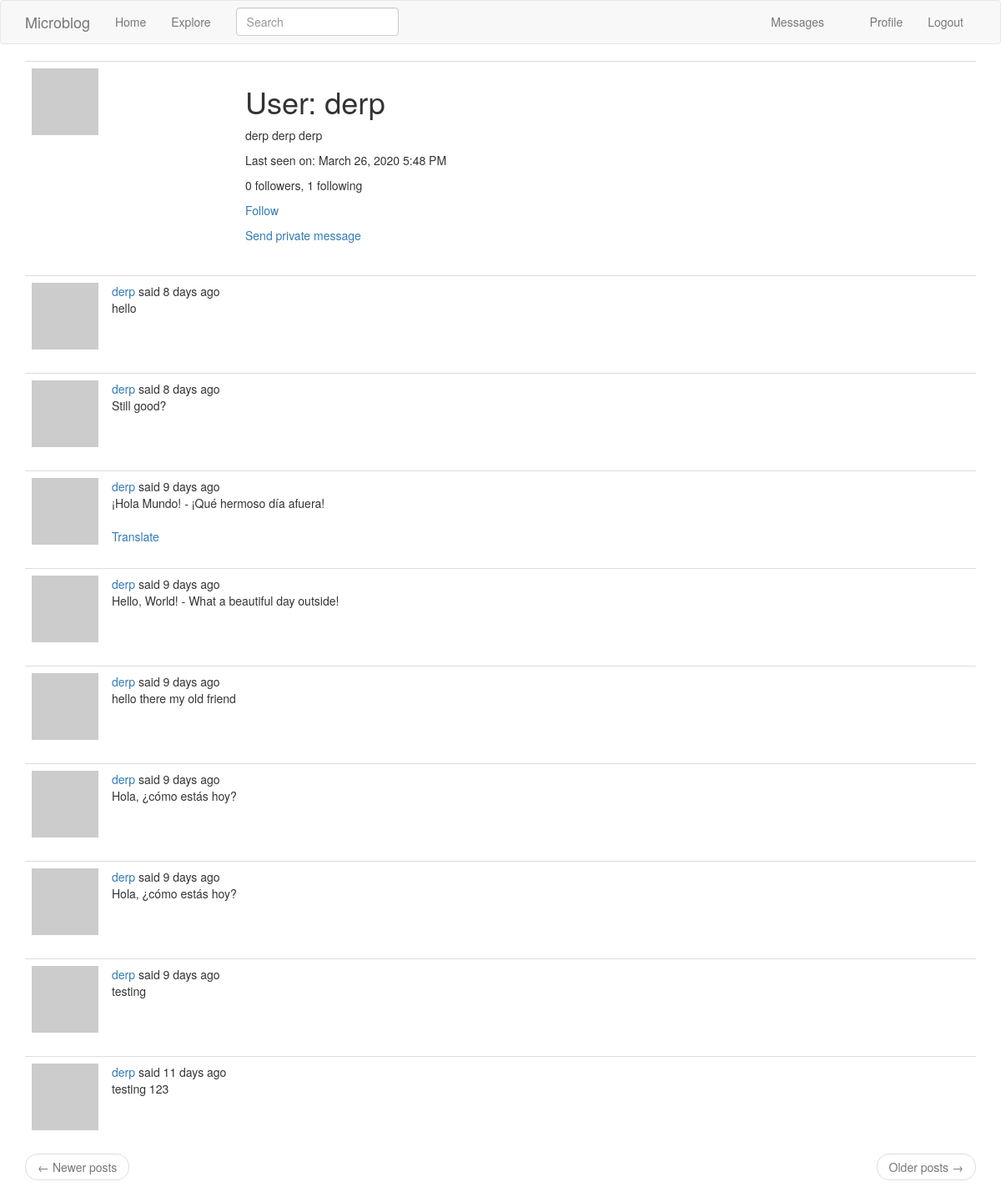
The app's page /user/derp (signed in) with its own data.
### app/models.py (models this page shows, shortened)
class User(UserMixin, db.Model):
    id = db.Column(db.Integer, primary_key=True)
    username = db.Column(db.String(64), index=True, unique=True)
    email = db.Column(db.String(120), index=True, unique=True)
    password_hash = db.Column(db.String(128))
    posts = db.relationship('Post', backref='author', lazy='dynamic')
    about_me = db.Column(db.String(140))
    last_seen = db.Column(db.DateTime, default = datetime.utcnow)
    followed = db.relationship(
        'User', secondary=followers,
        primaryjoin=(followers.c.follower_id == id),
        secondaryjoin=(followers.c.followed_id == id),
        backref=db.backref('followers', lazy='dynamic'), lazy='dynamic')
    messages_sent = db.relationship('Message',
                                    foreign_keys='Message.sender_id',
                                    backref='author', lazy='dynamic')
    messages_received = db.relationship('Message',
                                        foreign_keys='Message.recipient_id',
                                        backref='recipient', lazy='dynamic')
    last_message_read_time = db.Column(db.DateTime)
    notifications = db.relationship('Notification', backref='user',
                                    lazy='dynamic')
    tasks = db.relationship('Task', backref='user', lazy='dynamic')
    def avatar(self, size):
        digest = md5(self.email.lower().encode('utf-8')).hexdigest()
        return 'https://www.gravatar.com/avatar/{}?d=identicon&s={}'.format(
            digest, size)
    def is_following(self, user):
        return self.followed.filter(
            followers.c.followed_id == user.id).count() > 0
    def new_messages(self):
        last_read_time = self.last_message_read_time or datetime(1900, 1, 1)
        return Message.query.filter_by(recipient=self).filter(
            Message.timestamp > last_read_time).count()
    def get_tasks_in_progress(self):
        return Task.query.filter_by(user=self, complete=False).all()

class SearchableMixin(object):
    @classmethod
    def before_commit(cls, session):
        session._changes = {
            'add': list(session.new),
            'update': list(session.dirty),
            'delete': list(session.deleted)
        }
    @classmethod
    def after_commit(cls, session):
        for obj in session._changes['add']:
            if isinstance(obj, SearchableMixin):
                add_to_index(obj.__tablename__, obj)
        for obj in session._changes['update']:
            if isinstance(obj, SearchableMixin):
                add_to_index(obj.__tablename__, obj)
        for obj in session._changes['delete']:
            if isinstance(obj, SearchableMixin):
                remove_from_index(obj.__tablename__, obj)
        session._changes = None

class Post(SearchableMixin, db.Model):
    __searchable__ = ['body']
    id = db.Column(db.Integer, primary_key=True)
    body = db.Column(db.String(140))
    timestamp = db.Column(db.DateTime, index=True, default=datetime.utcnow)
    user_id = db.Column(db.Integer, db.ForeignKey('user.id'))
    language = db.Column(db.String(5))

### app/main/routes.py (the view)
@bp.route('/user/<username>')
@login_required
def user(username):
    user = User.query.filter_by(username=username).first_or_404()
    page = request.args.get('page', 1, type=int)
    posts = user.posts.order_by(Post.timestamp.desc()).paginate(
        page, current_app.config['POSTS_PER_PAGE'], False)
    next_url = url_for('main.user', username=user.username,
                       page=posts.next_num) if posts.has_next else None
    prev_url = url_for('main.user', username=user.username,
                       page=posts.prev_num) if posts.has_prev else None
    return render_template('user.html', user=user, posts=posts.items,
                           next_url=next_url, prev_url=prev_url)

### app/main/forms.py
class SearchForm(FlaskForm):
    q = StringField(_l('Search'), validators=[DataRequired()])
    def __init__(self, *args, **kwargs):
        if 'formdata' not in kwargs:
            kwargs['formdata'] = request.args
        if 'csrf_enabled' not in kwargs:
            kwargs['csrf_enabled'] = False
        super(SearchForm, self).__init__(*args, **kwargs)

### app/main/routes.py (called while the page is built)
@bp.before_app_request
def before_request():
    if current_user.is_authenticated:
        current_user.last_seen = datetime.utcnow()
        db.session.commit()
        g.search_form = SearchForm()
    g.locale = str(get_locale())

### app/models.py (called while the page is built)
@login.user_loader
def load_user(id):
    return User.query.get(int(id))

### app/templates/user.html
{% extends "base.html" %}
{% block app_content %}
    <table class="table table-hover">
        <tr>
            <td width="256px"><img src="{{ user.avatar(256) }}"></td>
            <td>
                <h1>{{ _('User') }}: {{ user.username }}</h1>
                {% if user.about_me %}<p>{{ user.about_me }}</p>{% endif %}
                {% if user.last_seen %}
                <p>{{ _('Last seen on') }}: {{ moment(user.last_seen).format('LLL') }}</p>
                {% endif %}
                <p>{{ _('%(count)d followers', count=user.followers.count()) }}, {{ _('%(count)d following', count=user.followed.count()) }}</p>
                {% if user == current_user %}
                <p><a href="{{ url_for('main.edit_profile') }}">{{ _('Edit your profile') }}</a></p>
                {% if not current_user.get_task_in_progress('export_posts') %}
                <p><a href="{{ url_for('main.export_posts') }}">{{ _('Export your posts') }}</a></p>
                {% endif %}
                {% elif not current_user.is_following(user) %}
                <p><a href="{{ url_for('main.follow', username=user.username) }}">{{ _('Follow') }}</a></p>
                {% else %}
                <p><a href="{{ url_for('main.unfollow', username=user.username) }}">{{ _('Unfollow') }}</a></p>
                {% endif %}
                {% if user != current_user %}
                <p><a href="{{ url_for('main.send_message', recipient=user.username) }}">{{ _('Send private message') }}</a></p>
                {% endif %}
            </td>
        </tr>
    </table>
    {% for post in posts %}
        {% include '_post.html' %}
    {% endfor %}
    <nav aria-label="...">
        <ul class="pager">
            <li class="previous{% if not prev_url %} disabled{% endif %}">
                <a href="{{ prev_url or '#' }}">
                    <span aria-hidden="true">&larr;</span> {{ _('Newer posts') }}
                </a>
            </li>
            <li class="next{% if not next_url %} disabled{% endif %}">
                <a href="{{ next_url or '#' }}">
                    {{ _('Older posts') }} <span aria-hidden="true">&rarr;</span>
                </a>
            </li>
        </ul>
    </nav>
{% endblock %}

### app/templates/_post.html (shortened to what this page needs)
    <table class="table table-hover">
        <tr>
            <td width="70px">
                <a href="{{ url_for('main.user', username=post.author.username) }}">
                    <img src="{{ post.author.avatar(70) }}" />
                </a>
            </td>
            <td>
                {{ _('%(username)s said %(when)s',
                    username=user_link, when=moment(post.timestamp).fromNow()) }}
                <br>
                <span id="post{{ post.id }}">{{ post.body }}</span>
                {% if post.language and post.language != g.locale %}
                <br><br>
                <span id="translation{{ post.id }}">
                    <a href="javascript:translate(
                                '#post{{ post.id }}',
                                '#translation{{ post.id }}',
                                '{{ post.language }}',
                                '{{ g.locale }}');">{{ _('Translate') }}</a>
                </span>
                {% endif %}
            </td>
        </tr>
    </table>

### records on screen
User: username "derp", about_me "derp derp derp", last_seen "March 26, 2020 5:48 PM"
Post: body "hello"
Post: body "Still good?"
Post: body "¡Hola Mundo! - ¡Qué hermoso día afuera!"
Post: body "Hello, World! - What a beautiful day outside!"
Post: body "hello there my old friend"
Post: body "Hola, ¿cómo estás hoy?"
Post: body "Hola, ¿cómo estás hoy?"
Post: body "testing"
Post: body "testing 123"
